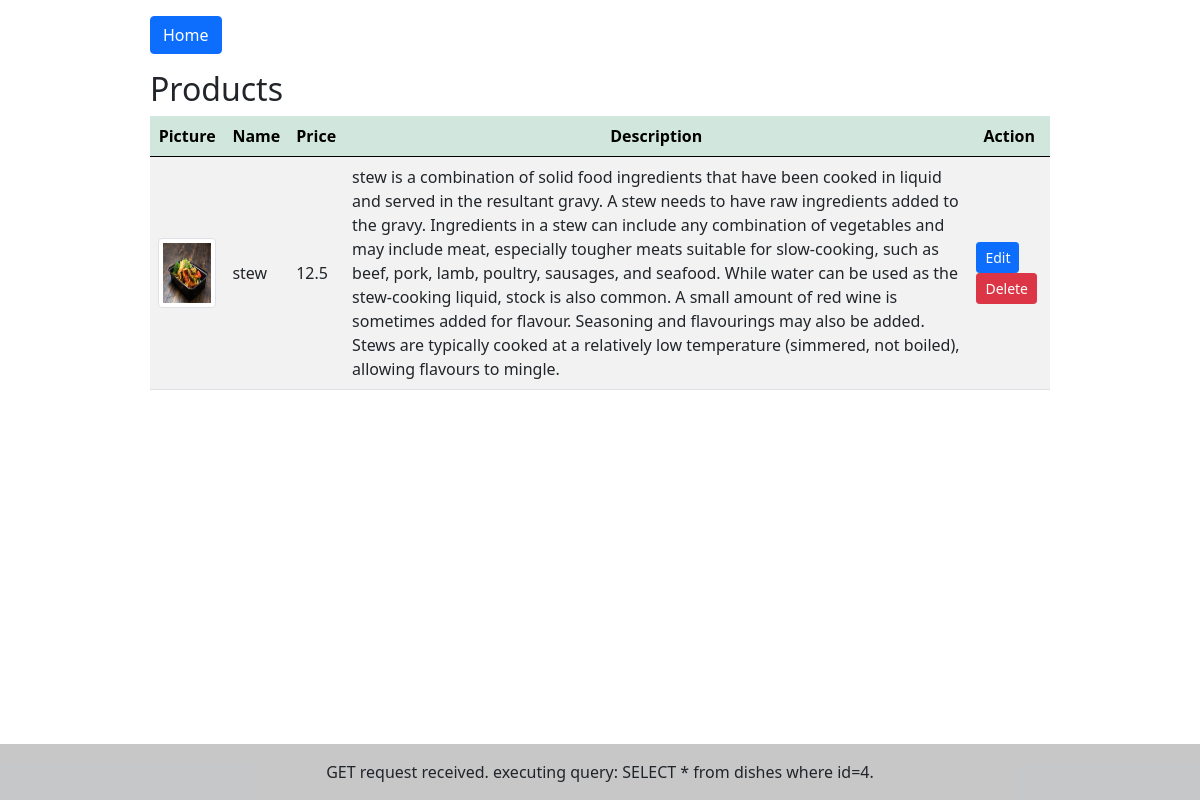
/restaurant/show_detail.php?id=4, run on the app's committed database.
### tables this page shows
CREATE TABLE `DISHES` (
  `id` int(11) NOT NULL,
  `image` char(120) NOT NULL,
  `name` char(30) DEFAULT NULL,
  `price` float NOT NULL,
  `description` text DEFAULT NULL
);

### restaurant/show_detail.php (the view, shortened to what this page needs)
<?php
require_once "./actions/db_connect.php";
$requestType = $_SERVER['REQUEST_METHOD'];
$message= "$requestType request received.";
$id=$_GET['id'];
$sql = "SELECT * from dishes where id=$id";
$message = $message." executing query: ".$sql.".";
$result = mysqli_query($conn, $sql);
$tbody = "";
if (mysqli_num_rows($result) > 0) {
    while ($row =  mysqli_fetch_assoc($result)) {
        $tbody .= "
        <tr>
           <td><img class='img-thumbnail' src='images/" . $row['image'] . "'</td>
           <td>" . $row['name'] . "</td>
           <td>" . $row['price'] . "</td>
           <td>" . $row['description'] . "</td>
           <td><a href='update.php?id=" . $row['id'] . "'><button class='btn btn-primary btn-sm' type='button'>Edit</button></a>
           <a href='delete.php?id=" . $row['id'] . "'><button class='btn btn-danger btn-sm' type='button'>Delete</button></a>
        </tr>
        ";
    }
} else {
    $tbody = "<tr><td colspan='4' class='text-center'>No data available</td></tr>";
}
?>
<!DOCTYPE html>
<html lang="en">
<head>
    <?php require_once "components/boot.php";
    ?>
</head>
<body class="d-flex flex-column min-vh-100">
    <div class="manageProduct w-75 mt-3">
        <div class='mb-3'>
            <a href="index.php"><button class='btn btn-primary' type="button">Home</button></a>
        </div>
        <p class='h2'>Products</p>
        <table class='table table-striped'>
            <thead class='table-success'>
                <tr>
                    <th>Picture</th>
                    <th>Name</th>
                    <th>Price</th>
                    <th>Description</th>
                    <th>Action</th>
                </tr>
            </thead>
            <tbody>
                <?php echo $tbody; ?>
            </tbody>
        </table>
    </div>
<footer class="bg-light text-center text-lg-start mt-auto">
  <div class="text-center p-3" style="background-color: rgba(0, 0, 0, 0.2);">
    <?php echo $message ?>
  </div>
</footer>
</body>
</html>

### restaurant/show_detail.php (style rules this page uses)
.manageProduct { margin: auto; }
.img-thumbnail { width: 70px !important; height: 70px !important; }
td { text-align: left; vertical-align: middle; }
tr { text-align: center; }

### data on the page
dishes: image (picture), name "stew", price "12.5", description "stew is a combination of solid food ingredients that have been cooked in liquid and served in the resultant gravy. A stew needs to have raw ingredients added to the gravy. Ingredients in a stew can include any combination of vegetables and may include meat, especially tougher meats suitable for slow-cooking, such as beef, pork, lamb, poultry, sausages, and seafood. While water can be used as the stew-cooking liquid, stock is also common. A small amount of red wine is sometimes added for flavour. Seasoning and flavourings may also be added. Stews are typically cooked at a relatively low temperature (simmered, not boiled), allowing flavours to mingle."

### other printed values
$message "GET request received. executing query: SELECT * from dishes where id=4."
